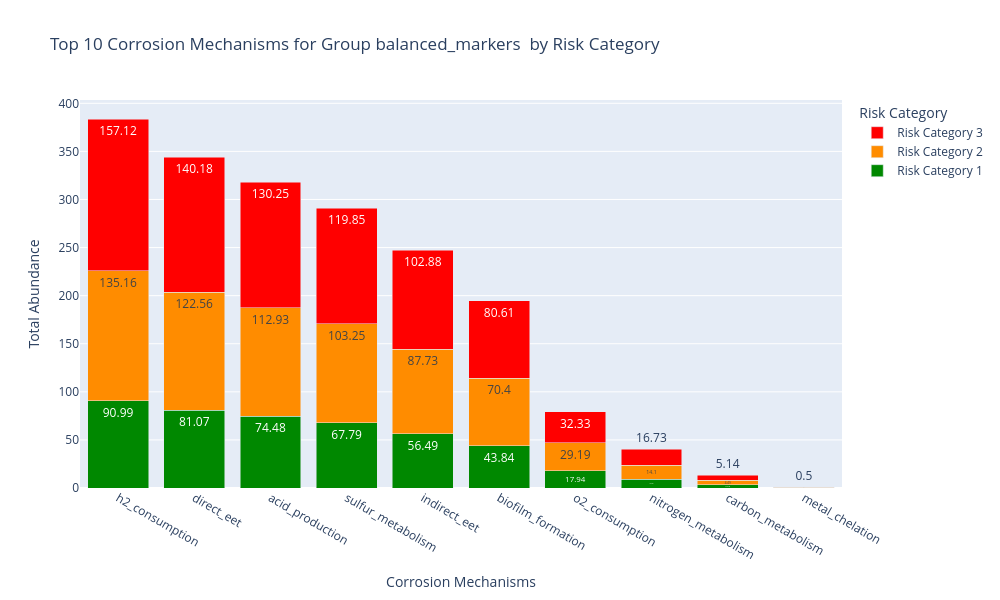

The cell this chart's notebook holds for it:
### Code cell
fig1= plot_mechanism_distribution(balanced_markers , "balanced_markers ", cs.corrosion_mechanisms)
fig1.show()
mech_path = shared_dir / "11_mech.png"
plt.savefig(str(mech_path), dpi=300, bbox_inches='tight')

### Figure 1 — Plotly figure (JSON) as saved in the notebook; plotly's stock layout.template omitted (floating-point values rounded to 4 significant figures)
{"data": [{"marker": {"color": "#008800"}, "name": "Risk Category 1", "text": [90.99, 81.07, 74.48, 67.79, 56.49, 43.84, 17.94, 9.32, 3.59, 0.36], "textposition": "auto", "type": "bar", "x": ["h2_consumption", "direct_eet", "acid_production", "sulfur_metabolism", "indirect_eet", "biofilm_formation", "o2_consumption", "nitrogen_metabolism", "carbon_metabolism", "metal_chelation"], "y": [90.99, 81.07, 74.48, 67.79, 56.49, 43.84, 17.94, 9.321, 3.592, 0.3554]}, {"marker": {"color": "#FF8C00"}, "name": "Risk Category 2", "text": [135.2, 122.6, 112.9, 103.2, 87.73, 70.4, 29.19, 14.1, 4.49, 0.67], "textposition": "auto", "type": "bar", "x": ["h2_consumption", "direct_eet", "acid_production", "sulfur_metabolism", "indirect_eet", "biofilm_formation", "o2_consumption", "nitrogen_metabolism", "carbon_metabolism", "metal_chelation"], "y": [135.2, 122.6, 112.9, 103.2, 87.73, 70.4, 29.19, 14.1, 4.49, 0.668]}, {"marker": {"color": "#FF0000"}, "name": "Risk Category 3", "text": [157.1, 140.2, 130.2, 119.8, 102.9, 80.61, 32.33, 16.73, 5.14, 0.5], "textposition": "auto", "type": "bar", "x": ["h2_consumption", "direct_eet", "acid_production", "sulfur_metabolism", "indirect_eet", "biofilm_formation", "o2_consumption", "nitrogen_metabolism", "carbon_metabolism", "metal_chelation"], "y": [157.1, 140.2, 130.3, 119.9, 102.9, 80.61, 32.33, 16.73, 5.139, 0.5034]}], "layout": {"barmode": "stack", "height": 600, "hovermode": "x", "legend": {"title": {"text": "Risk Category"}}, "title": {"text": "Top 10 Corrosion Mechanisms for Group balanced_markers  by Risk Category"}, "width": 1000, "xaxis": {"title": {"text": "Corrosion Mechanisms"}}, "yaxis": {"title": {"text": "Total Abundance"}}}}
